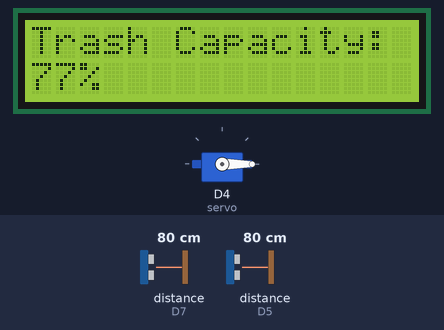
This sketch was run on a simulated ESP8266 (NodeMCU). Shown: servo, 16×2 character LCD. Wiring (inferred from the names in the program): 2 × ultrasonic range finder: trigger D6, echo D5 / trigger D8, echo D7. The inputs (shaded band) are chosen by the test bench; at power-on: distance to the obstacle (sensors on D5, D7) 80 cm. The echo pulse lasts 58.3 µs per cm; WiFi joins after 1.5 s; servers stay silent unless stated; what the sketch prints to the serial monitor is not drawn.

Above: at 3.2 s.
3.3 s: distance to the obstacle (sensor on D5) set to 33 cm
At 4.8 s:
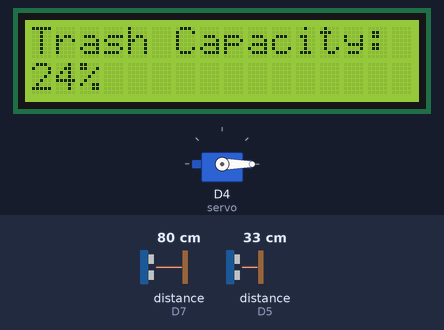
5.1 s: distance to the obstacle (sensor on D5) set to 27 cm
At 6.5 s:
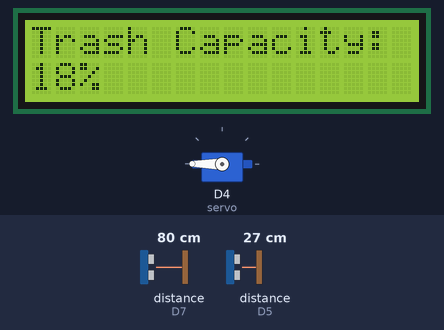
7.3 s: distance to the obstacle (sensor on D5) set to 2 cm
At 10.1 s:
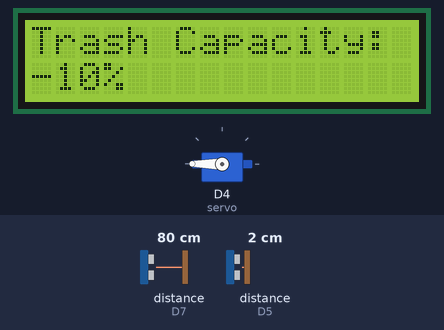
Timing chart, 0 to 11.6 s (numbered marks = the images above; inputs shaded):
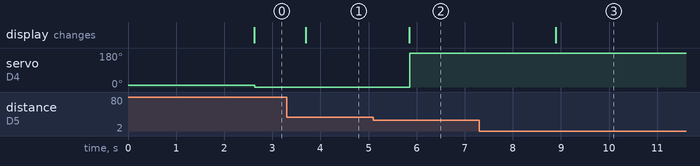

The sketch:

T4_SAMPAH.ino
```cpp
#include <ESP8266WiFi.h>
#include <Wire.h>
#include <LiquidCrystal_I2C.h>
#include <Servo.h>

Servo servo;
int angle = 10;

const char* ssid = "Yobi";
const char* password = "pppppppp";

// defines pins numbers
const int trigPin1 = D6; // Ultrasonic Sensor 1 trigger pin
const int echoPin1 = D5; // Ultrasonic Sensor 1 echo pin
const int trigPin2 = D8; // Ultrasonic Sensor 2 trigger pin
const int echoPin2 = D7; // Ultrasonic Sensor 2 echo pin

// defines variables
long duration1, duration2;
int distance1, distance2;

// membuat variable wifiStatus utk menyimpan data status wifi
int wifiStatus;

// Initialize the LCD
LiquidCrystal_I2C lcd(0x27, 16, 2); // I2C address 0x27, 16 columns, 2 rows

void setup() {
  servo.attach(D4); // Diganti dengan pin yang tersedia di platform Wokwi
  servo.write(angle);

  pinMode(trigPin1, OUTPUT); // Sets the trigPin1 as an Output
  pinMode(echoPin1, INPUT);  // Sets the echoPin1 as an Input
  pinMode(trigPin2, OUTPUT); // Sets the trigPin2 as an Output
  pinMode(echoPin2, INPUT);  // Sets the echoPin2 as an Input

  Serial.begin(9600); // Starts the serial communication

  // Initialize the LCD
  lcd.init();
  lcd.backlight();
  lcd.print("Trash Capacity:");

  // Membual label status terkneksi dengan nama Wifi
  Serial.println();
  Serial.println();
  Serial.print("Terkoneksi dengan Wifi : ");
  Serial.println(ssid);

  WiFi.begin(ssid, password);

  // ketika WiFI.status nilainya TDK sama dg WL_CONNECTED
  while (WiFi.status() != WL_CONNECTED) {
    delay(500);
    Serial.print(".");
  }
}

void loop() {
  wifiStatus = WiFi.status();

  if (wifiStatus == WL_CONNECTED) {
    Serial.println("");
    Serial.println("ESP8266 sudah terkonesi dg Wifi!");
    Serial.println("IP address esp8266 : ");
    Serial.println(WiFi.localIP());
  } else {
    Serial.println("");
    Serial.println("WiFi tdk terkoneksi");
  }

  delay(1000); // check for connection every once a second

  // Measure distance from Ultrasonic Sensor 1
  digitalWrite(trigPin1, LOW);
  delayMicroseconds(2);
  digitalWrite(trigPin1, HIGH);
  delayMicroseconds(10);
  digitalWrite(trigPin1, LOW);
  duration1 = pulseIn(echoPin1, HIGH);
  distance1 = duration1 * 0.034 / 2;

  // Measure distance from Ultrasonic Sensor 2
  digitalWrite(trigPin2, LOW);
  delayMicroseconds(2);
  digitalWrite(trigPin2, HIGH);
  delayMicroseconds(10);
  digitalWrite(trigPin2, LOW);
  duration2 = pulseIn(echoPin2, HIGH);
  distance2 = duration2 * 0.034 / 2;

  // Calculate trash capacity percentage based on sensor 1
  int capacityPercentage = map(distance1, 10, 100, 0, 100);

  // Prints the distance and trash capacity on the Serial Monitor
  Serial.print("Distance 1: ");
  Serial.println(distance1);
  Serial.print("Distance 2: ");
  Serial.println(distance2);
  Serial.print("Trash Capacity (%): ");
  Serial.println(capacityPercentage);

  // Display trash capacity on LCD
  lcd.setCursor(0, 1);
  lcd.print("                "); // Clear the previous capacity
  lcd.setCursor(0, 1);
  lcd.print(capacityPercentage);
  lcd.print("%");

  delay(10);

  if (distance1 < 30) {
    servo.write(180);
    delay(2000);
  } else {
    servo.write(0);
  }
}
```

Measured:
- the behaviour switches between 31 and 30 cm on distance to the obstacle (sensor on D5) (found by bisection; images 1 and 2)
- after the input at 3.3 s, the display: changes after 0.40 s (image 1)
- after the input at 5.1 s, servo on D4 (servo): 0° → 180° after 0.76 s; the display: changes after 0.75 s (image 2)
- after the input at 7.3 s, the display: changes after 1.6 s (image 3)
